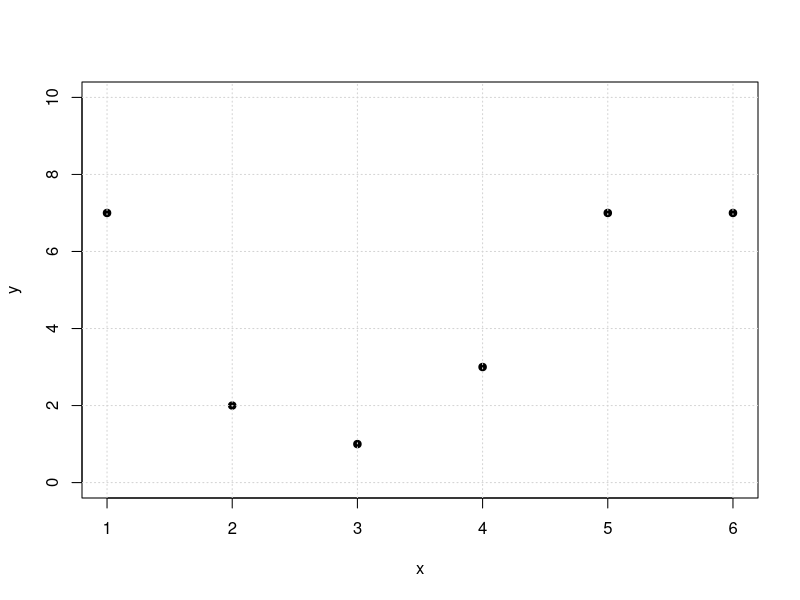
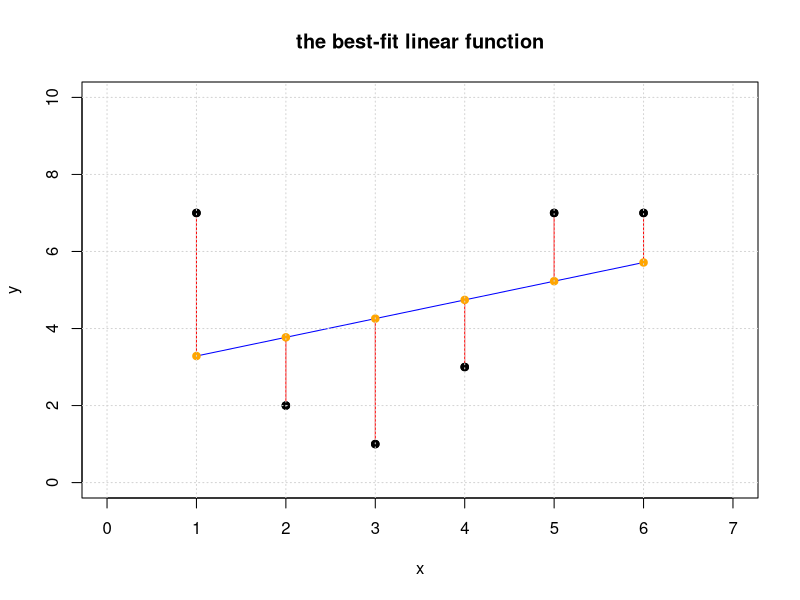
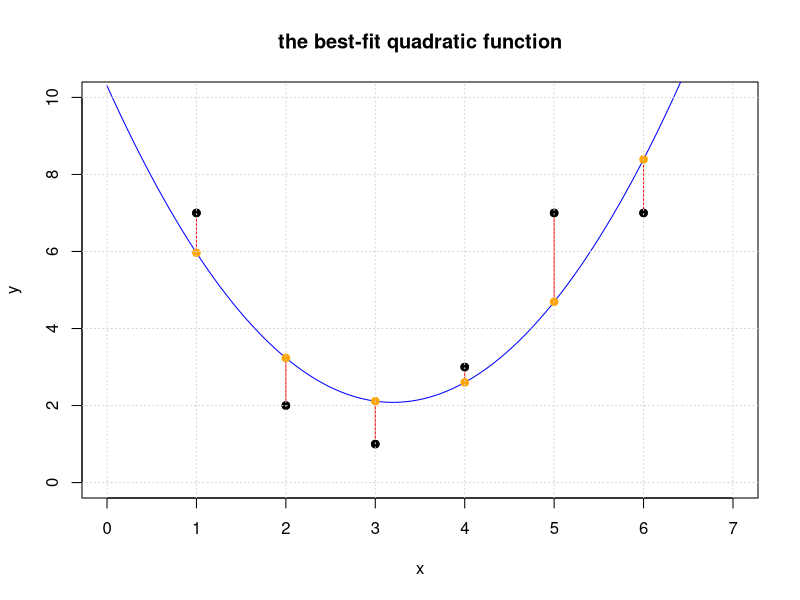
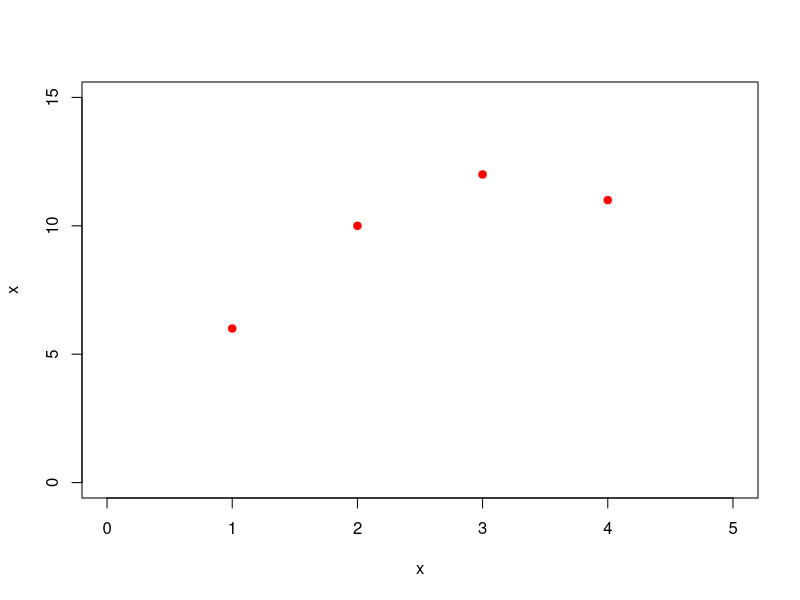
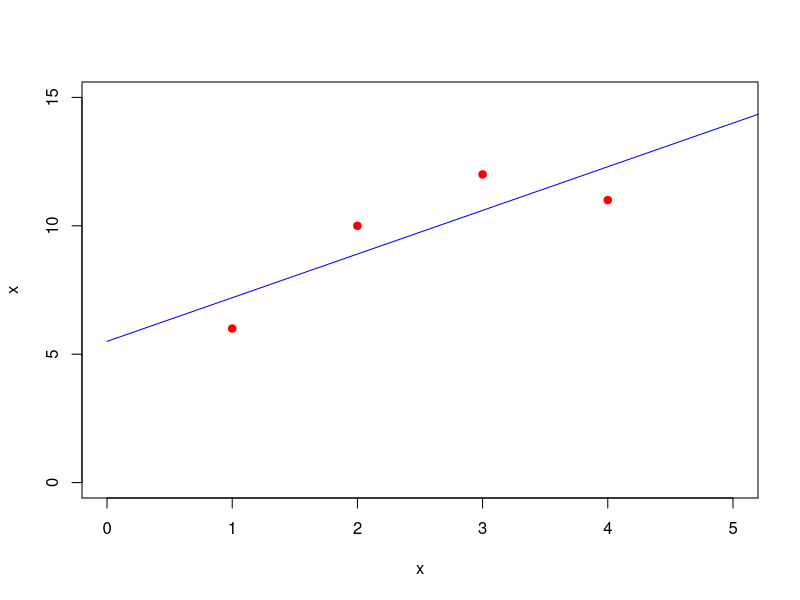
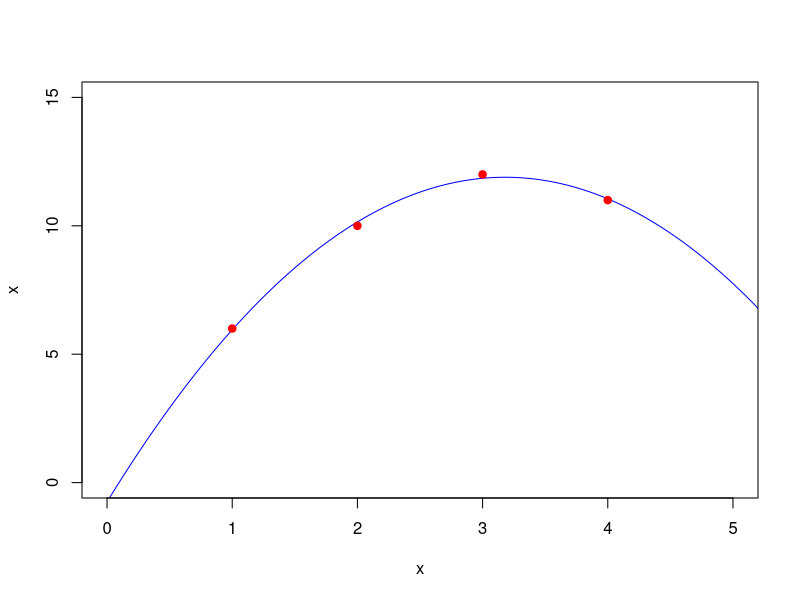
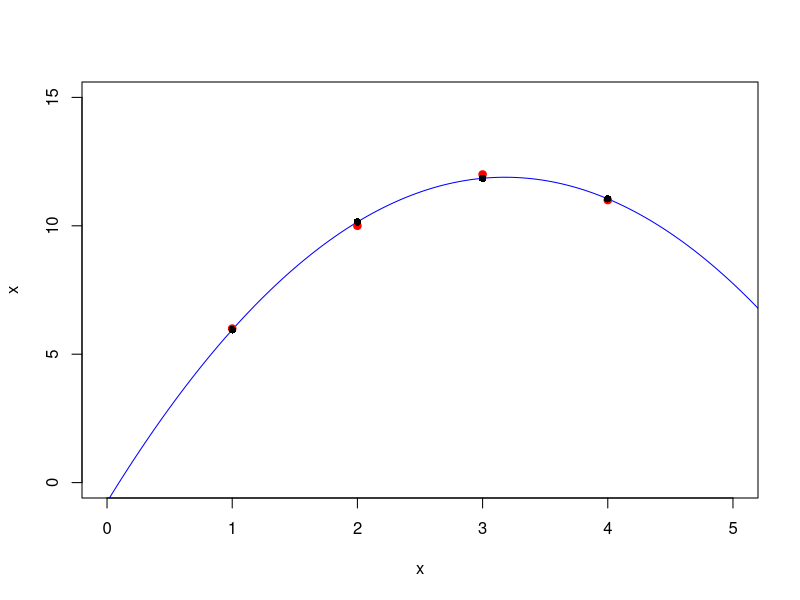

Recreate these plots in R, in order.
## ---- chunk 1
require(pracma)
## ---- chunk 2
A = cbind(c(1,1,0),c(1,2,-1))
b = c(1,1,3)
Ab = cbind(A,b)
Ab
rref(Ab)
## ---- chunk 3
t(A) %*% A
t(A) %*% b
## ---- chunk 4
(xhat = solve(t(A) %*% A, t(A) %*% b))
## ---- chunk 5
(bhat = A %*% xhat)
## ---- chunk 6
(r = b - bhat)
sqrt(t(r) %*% r)
## ---- chunk 7
t(A) %*% r
## ---- chunk 8
# Given: the matrix A
A = cbind(c(1,0,1,2),c(2,1,2,1))
# Given: the target vector b
b = c(3,5,9,9)
#solve the normal equation
(xhat = solve(t(A) %*% A, t(A) %*% b))
# find the projection
(bhat = A %*% xhat)
# find the residual vector
(r = b - bhat)
# check that z is orthogonal to Col(A)
t(A) %*% r
# measure the distance between bhat and b
sqrt(dot(r,r))
## ---- chunk 9
x = c(1,2,3,4,5,6)
y = c(7,2,1,3,7,7)
plot(x,y,pch=19,ylim=c(0,10))
grid()
## ---- chunk 10
(A = cbind(x^0,x))
## ---- chunk 11
t(A) %*% A
t(A) %*% y
## ---- chunk 12
(xhat = solve(t(A) %*% A, t(A) %*% y))
## ---- chunk 13

#plot the original set of points
plot(x,y,pch=19,xlim=c(0,7),ylim=c(0,10), main='the best-fit linear function')

# generate points for the fitted line and plot it
tt = seq(1,6,len=100)  
lines(tt,xhat[1]+xhat[2]*tt,col='blue')

# get yhat
yhat = A %*% xhat

# add the residuals to the plot
for (i in 1:length(x)) {
  lines(c(x[i],x[i]),c(y[i],yhat[i]), col='red')
}

#add yhat to the plot
points(x,yhat,pch=19,col='orange')

#put the original points back on the plot last so we can see them 
points(x,y,pch=19,col="black")
grid()
## ---- chunk 14
yhat = A %*% xhat
r = y - yhat
res=cbind(y,yhat,r)
colnames(res) = c("y","yhat","r")
res
t(A) %*% r
t(r) %*% r
## ---- chunk 15
(A = cbind(x^0,x,x^2))
## ---- chunk 16
t(A) %*% A
t(A) %*% y
## ---- chunk 17
(xhat = solve(t(A) %*% A, t(A) %*% y))
## ---- chunk 18

#plot the original set of points
plot(x,y,pch=19,xlim=c(0,7),ylim=c(0,10), main='the best-fit quadratic function')

# generate points for the fitted line and plot it
tt = seq(0,7,len=100)  
lines(tt,xhat[1]+xhat[2]*tt+xhat[3]*tt^2,col='blue')

# get yhat
yhat = A %*% xhat

# add the residuals to the plot
for (i in 1:length(x)) {
  lines(c(x[i],x[i]),c(y[i],yhat[i]), col='red')
}

#add yhat to the plot
points(x,yhat,pch=19,col='orange')

#put the original points back on the plot last so we can see them 
points(x,y,pch=19,col="black")
grid()
## ---- chunk 19
yhat = A %*% xhat
r = y - yhat
res=cbind(y,yhat,r)
colnames(res) = c("y","yhat","r")
res
t(A) %*% r
t(r) %*% r
## ---- chunk 20
xdata = c(1,2,3,4)
ydata = c(6,10,12,11)
plot(xdata,ydata,xlim=c(0,5),ylim=c(0,15),xlab='x',ylab='x',col='red',pch=19)
## ---- chunk 21
A = cbind(xdata^0,xdata^1)
t(A)%*% A
t(A)%*% ydata
(xhat = solve(t(A)%*%A,t(A)%*%ydata))
## ---- chunk 22
t = seq(0,6,by=.01)
plot(t,xhat[1] + xhat[2]*t,col='blue',xlim=c(0,5),ylim=c(0,15),xlab='x',ylab='x',type='l')
points(xdata,ydata,,col='red',pch=19)
## ---- chunk 23
(yhat = A %*% xhat)
(r = ydata - yhat)
t(A) %*% r
sqrt(t(r) %*% r)
## ---- chunk 24
A = cbind(xdata^0,xdata^1,xdata^2)
t(A)%*% A
t(A)%*% ydata
(xhat = solve(t(A)%*%A,t(A)%*%ydata))
## ---- chunk 25
t = seq(0,6,by=.01)
plot(t,xhat[1] + xhat[2]*t+ xhat[3]*t^2,col='blue',xlim=c(0,5),ylim=c(0,15),xlab='x',ylab='x',type='l')
points(xdata,ydata,,col='red',pch=19)
## ---- chunk 26
(yhat = A %*% xhat)
(r = ydata - yhat)
t(A) %*% r
sqrt(t(r) %*% r)
## ---- chunk 27
t = seq(0,6,by=.01)
plot(t,xhat[1] + xhat[2]*t + xhat[3]*t^2,col='blue',xlim=c(0,5),ylim=c(0,15),xlab='x',ylab='x',type='l')
for (i in 1:length(xdata)){lines(c(xdata[i],xdata[i]),c(ydata[i],yhat[i]),type='l')}
points(xdata,ydata,,col='red',pch=19)
points(xdata,yhat,pch=16)
